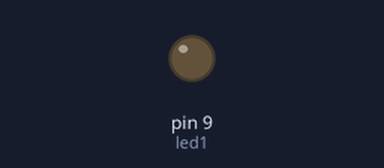
A sketch run on a simulated Arduino Uno, built with avr-gcc and run on an emulated ATmega328P. On the bench: output pins drawn as LEDs (lit = HIGH).

Above: at 0.05 s.
At 1.3 s:
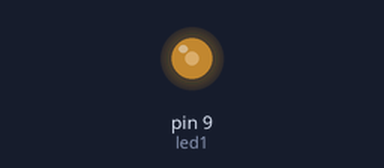
At 2.55 s:
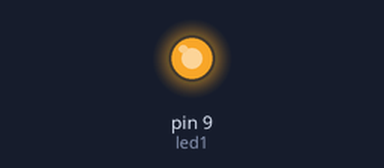
At 5.1 s:
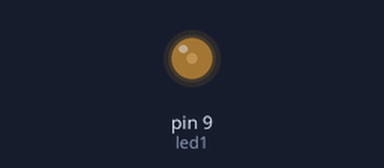
Timing chart, 0 to 7.0 s (numbered marks = the images above):
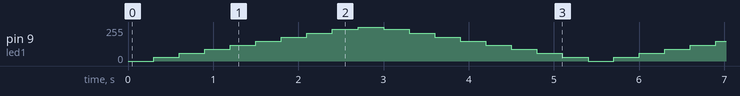

Measured:
- by itself, pin 9 (led1): repeats every 5.4 s: 60/255 0.30 s, 90/255 0.30 s, 120/255 0.30 s, 150/255 0.30 s, 180/255 0.30 s, 210/255 0.30 s, 240/255 0.30 s, 255/255 0.30 s, 240/255 0.30 s, 210/255 0.30 s, 180/255 0.30 s, 150/255 0.30 s, 120/255 0.30 s, 90/255 0.30 s, 60/255 0.30 s, 30/255 0.30 s, 0/255 0.30 s, 30/255 0.30 s

The sketch:

fade.ino
```cpp
int led1 = 9;
int led2 = 10;
int led3 = 11;
int brightness1 = 0;
int fadeAmount1 = 30;
int brightness2 = 255;
int fadeAmount2 = -30;
int brightness3 = 0;
int fadeAmount3 = 5;

void setup() {
  // put your setup code here, to run once:
  pinMode(led1, OUTPUT);
//  pinMode(led2, OUTPUT);
//  pinMode(led3, OUTPUT);
}

void loop() {
  // put your main code here, to run repeatedly:
  analogWrite(led1,brightness1);
    brightness1 += fadeAmount1;
    if(brightness1 <= 0 || brightness1 >= 255){
        fadeAmount1 = -fadeAmount1;

      }
      delay(300);
//
//      analogWrite(led2,brightness2);
//    brightness2 += fadeAmount2;
//    if(brightness2 <= 0 || brightness2 >= 255){
//        fadeAmount2 = -fadeAmount2;
//
//      }
//      delay(300);
////     if(brightness1 >=255){
////          analogWrite(led2, brightness2);
////          brightness2 += fadeAmount2;
////          if(brightness2 <=0 || brightness2 >= 255){
////              fadeAmount2 = -fadeAmount2;
////            }
////        }
////     delay(30);

}
```
